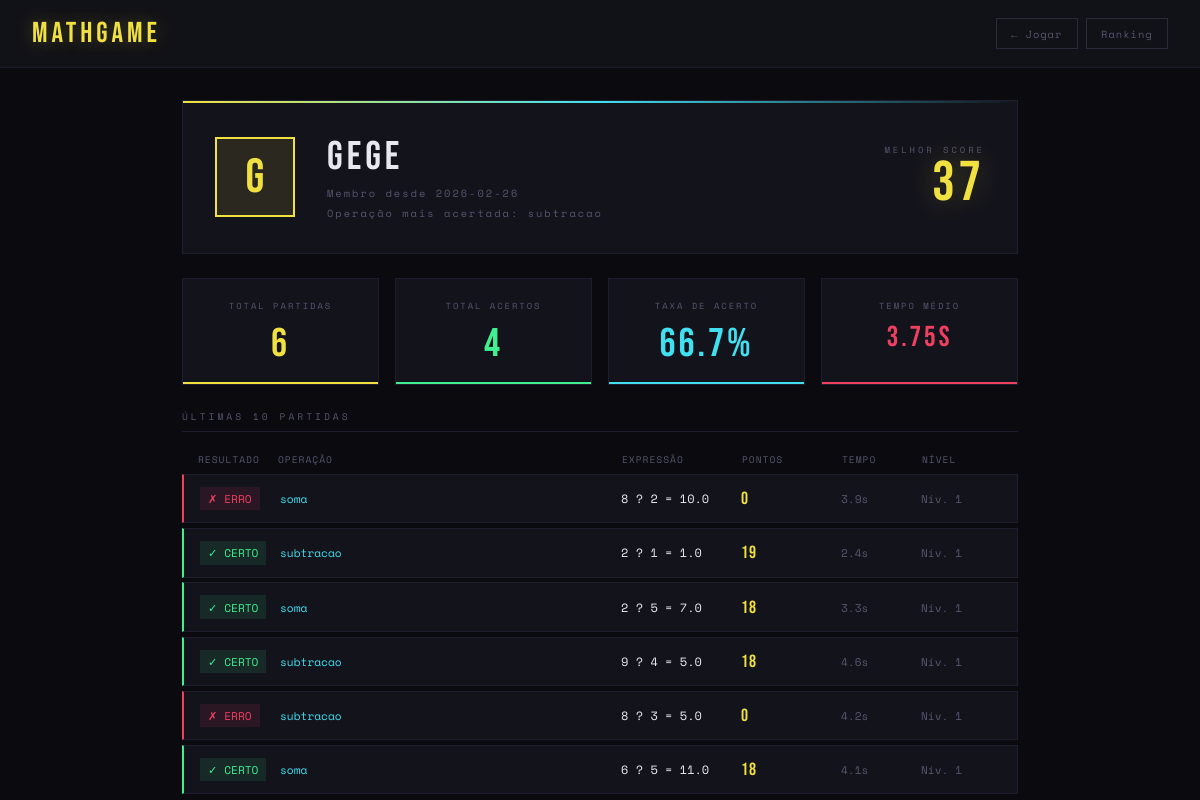
Screenshot of /perfil (signed in) with the database file from the repository.
### tables this page shows
CREATE TABLE usuarios (
            id INTEGER PRIMARY KEY AUTOINCREMENT,
            username TEXT UNIQUE NOT NULL,
            senha_hash TEXT NOT NULL,
            criado_em TEXT NOT NULL,
            total_partidas INTEGER DEFAULT 0,
            total_acertos INTEGER DEFAULT 0,
            melhor_pontuacao INTEGER DEFAULT 0
        );

CREATE TABLE partidas (
            id INTEGER PRIMARY KEY AUTOINCREMENT,
            usuario_id INTEGER NOT NULL,
            dificuldade INTEGER NOT NULL,
            operacao TEXT NOT NULL,
            valor1 REAL NOT NULL,
            valor2 REAL NOT NULL,
            resultado_correto REAL NOT NULL,
            resposta_usuario REAL,
            acertou INTEGER NOT NULL DEFAULT 0,
            tempo_resposta REAL,
            pontos INTEGER DEFAULT 0,
            jogado_em TEXT NOT NULL,
            FOREIGN KEY (usuario_id) REFERENCES usuarios(id)
        );

### app.py (the view)
@app.route('/perfil')
def perfil():
    redir = exige_login()
    if redir:
        return redir
    usuario = usuario_logado()
    stats = buscar_estatisticas(usuario['id'])
    historico = buscar_historico(usuario['id'], 10)
    return render_template('perfil.html', usuario=usuario, stats=stats, historico=historico)

### app.py (called while the page is built)
def usuario_logado() -> dict | None:
    uid = session.get('usuario_id')
    if uid:
        return buscar_usuario(uid)
    return None

def exige_login():
    if not usuario_logado():
        return redirect(url_for('login'))
    return None

### models/database.py (called while the page is built)
def get_connection() -> sqlite3.Connection:
    conn = sqlite3.connect(DB_PATH)
    conn.row_factory = sqlite3.Row
    return conn

def buscar_usuario(usuario_id: int) -> dict | None:
    conn = get_connection()
    u = conn.execute('SELECT * FROM usuarios WHERE id = ?', (usuario_id,)).fetchone()
    conn.close()
    return dict(u) if u else None

def buscar_historico(usuario_id: int, limite: int = 20) -> list[dict]:
    conn = get_connection()
    rows = conn.execute('''
        SELECT * FROM partidas
        WHERE usuario_id = ?
        ORDER BY jogado_em DESC
        LIMIT ?
    ''', (usuario_id, limite)).fetchall()
    conn.close()
    return [dict(r) for r in rows]

### templates/perfil.html (shortened to what this page needs)
<!DOCTYPE html>
<html lang="pt-br">
<head>
</head>
<body>
<header>
  <a href="/jogo" class="header-logo">MATHGAME</a>
  <div class="header-nav">
    <a href="/jogo" class="nav-btn">← Jogar</a>
    <a href="/ranking" class="nav-btn">Ranking</a>
  </div>
</header>
<main>
  <div class="perfil-hero">
    <div class="avatar-grande">{{ stats.username[0]|upper }}</div>
    <div class="perfil-info">
      <div class="perfil-username">{{ stats.username }}</div>
      <div class="perfil-desde">
        Membro desde {{ stats.criado_em[:10] if stats.criado_em else '—' }}
      </div>
      {% if stats.operacao_favorita %}
      <div class="perfil-desde" style="margin-top: 0.25rem;">
        Operação mais acertada: {{ stats.operacao_favorita.operacao }}
      </div>
      {% endif %}
    </div>
    <div class="melhor-score">
      <div class="melhor-label">Melhor Score</div>
      <div class="melhor-valor">{{ stats.melhor_pontuacao }}</div>
    </div>
  </div>
  <div class="stats-grid">
    <div class="stat-card amarelo">
      <div class="stat-card-label">Total Partidas</div>
      <div class="stat-card-val">{{ stats.total_partidas }}</div>
    </div>
    <div class="stat-card verde">
      <div class="stat-card-label">Total Acertos</div>
      <div class="stat-card-val">{{ stats.total_acertos }}</div>
    </div>
    <div class="stat-card ciano">
      <div class="stat-card-label">Taxa de Acerto</div>
      <div class="stat-card-val">{{ stats.taxa_acerto }}%</div>
    </div>
    <div class="stat-card vermelho">
      <div class="stat-card-label">Tempo Médio</div>
      <div class="stat-card-val" style="font-size:1.8rem;">
        {{ stats.tempo_medio_resposta ~ 's' if stats.tempo_medio_resposta else '—' }}
      </div>
    </div>
  </div>
  <div>
    <div class="section-title">Últimas 10 Partidas</div>
    {% if historico %}
    <div class="historico-header">
      <span>Resultado</span>
      <span>Operação</span>
      <span>Expressão</span>
      <span>Pontos</span>
      <span>Tempo</span>
      <span>Nível</span>
    </div>
    {% for p in historico %}
    <div class="historico-row {{ 'acerto' if p.acertou else 'erro' }}">
      <div>
        <span class="h-resultado {{ 'acerto' if p.acertou else 'erro' }}">
          {{ '✓ CERTO' if p.acertou else '✗ ERRO' }}
        </span>
      </div>
      <div class="h-op">{{ p.operacao }}</div>
      <div class="h-expr">
        {% if p.operacao == 'raiz' %}
          √{{ p.valor1|int }} = {{ p.resultado_correto|int }}
        {% else %}
          {{ p.valor1|int }} ? {{ p.valor2|int }} = {{ p.resultado_correto }}
        {% endif %}
      </div>
      <div class="h-pontos">{{ p.pontos }}</div>
      <div class="h-tempo">
        {{ p.tempo_resposta|round(1) ~ 's' if p.tempo_resposta else '—' }}
      </div>
      <div class="h-dif">Nív. {{ p.dificuldade }}</div>
    </div>
    {% endfor %}
    {% else %}
    <div class="empty">
      Nenhuma partida ainda.<br>Vá jogar!
    </div>
    {% endif %}
  </div>
</main>
</body>
</html>

### rows the page displays
usuarios: username "G", username "Gege", criado_em "2026-02-26", melhor_pontuacao "37", total_partidas "6", total_acertos "4"
partidas: acertou "✗ ERRO", operacao "soma", valor1 "8", valor2 "2", resultado_correto "10.0", pontos "0", tempo_resposta "3.9s", dificuldade "1"
partidas: acertou "✓ CERTO", operacao "subtracao", valor1 "2", valor2 "1", resultado_correto "1.0", pontos "19", tempo_resposta "2.4s", dificuldade "1"
partidas: acertou "✓ CERTO", operacao "soma", valor1 "2", valor2 "5", resultado_correto "7.0", pontos "18", tempo_resposta "3.3s", dificuldade "1"
partidas: acertou "✓ CERTO", operacao "subtracao", valor1 "9", valor2 "4", resultado_correto "5.0", pontos "18", tempo_resposta "4.6s", dificuldade "1"
partidas: acertou "✗ ERRO", operacao "subtracao", valor1 "8", valor2 "3", resultado_correto "5.0", pontos "0", tempo_resposta "4.2s", dificuldade "1"
partidas: acertou "✓ CERTO", operacao "soma", valor1 "6", valor2 "5", resultado_correto "11.0", pontos "18", tempo_resposta "4.1s", dificuldade "1"

### other values shown
{{ stats.operacao_favorita.operacao }} "subtracao"
{{ stats.taxa_acerto }} "66.7"
